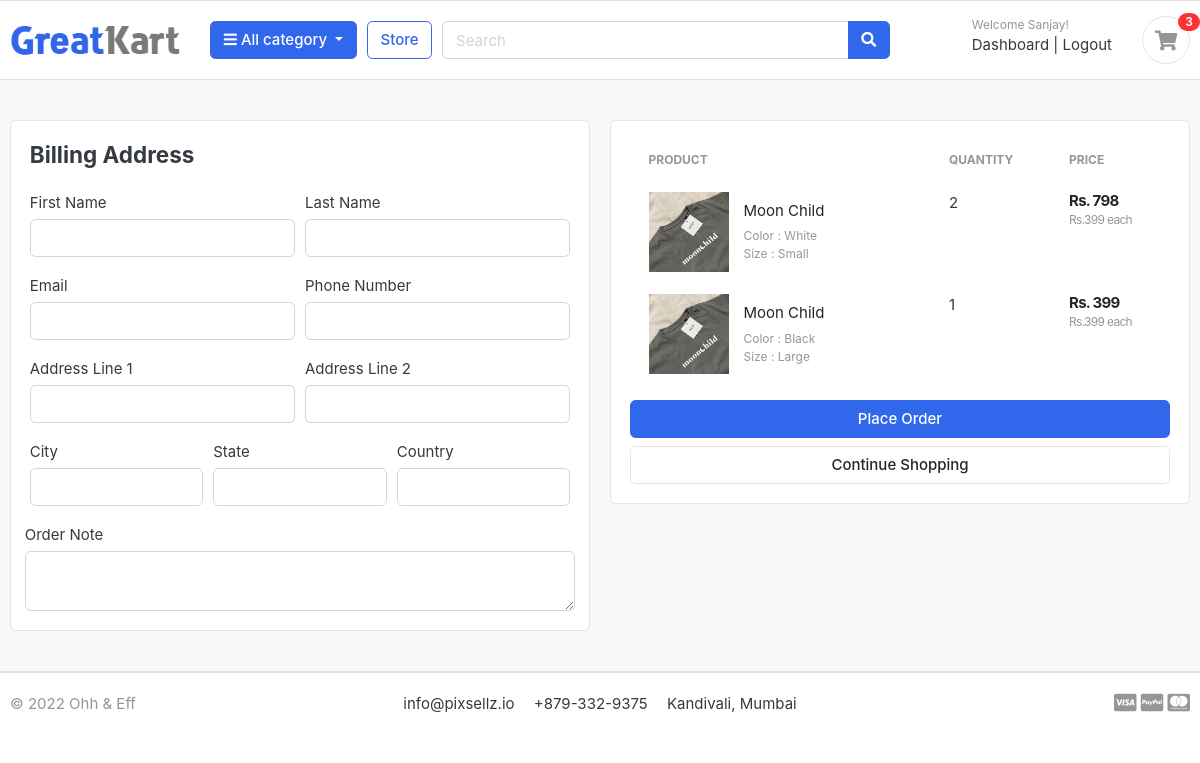
Before: /cart/checkout/ (signed in) with the older database file.
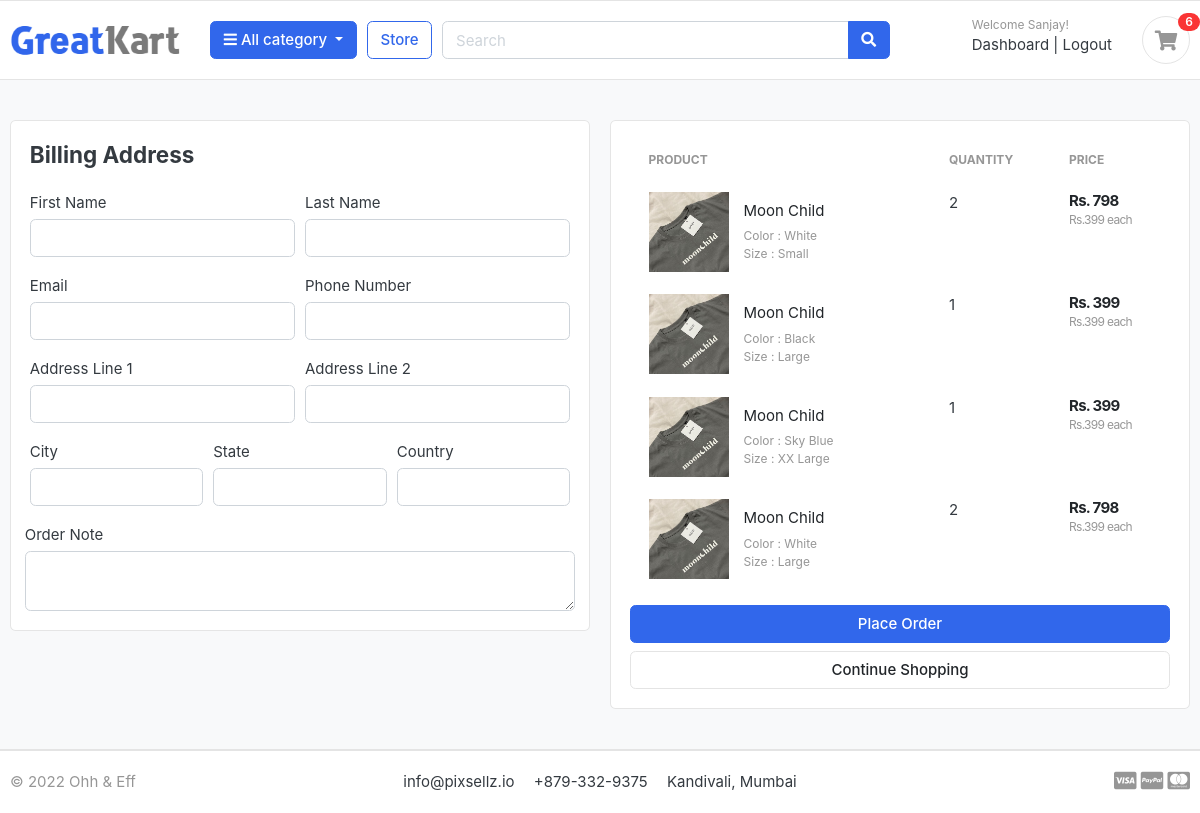
After: the same page with the newer database file.
### carts/models.py (models this page shows, shortened)
class CartItem(models.Model):
    user = models.ForeignKey(Account, on_delete=models.CASCADE, null=True)
    product = models.ForeignKey(Product, on_delete=models.CASCADE)
    variations = models.ManyToManyField(Variation, blank=True)
    cart = models.ForeignKey(Cart, on_delete=models.CASCADE, null=True)
    quantity = models.IntegerField()
    is_active = models.BooleanField(default=True)
    def sub_total(self):
        return self.product.price * self.quantity

### store/models.py (models this page shows, shortened)
class Product(models.Model):
    product_name = models.CharField(max_length=200, unique=True)
    slug = models.SlugField(max_length=200, unique=True)
    product_description = models.TextField(max_length=200, blank=True)
    price = models.IntegerField()
    images = models.ImageField(upload_to = 'photos/products')
    stock = models.IntegerField()
    is_available = models.BooleanField(default=True)
    created_date = models.DateTimeField(auto_now_add=True)
    modified_date = models.DateTimeField(auto_now=True)
    category = models.ForeignKey(Category, on_delete=models.CASCADE)
    def get_url(self):
        return reverse('product_detail', args=[self.category.slug, self.slug])

class Variation(models.Model):
    product = models.ForeignKey(Product, on_delete=models.CASCADE)
    variation_category = models.CharField(max_length=100, choices=variation_category_choice)
    variation_value =models.CharField(max_length=100)
    is_active = models.BooleanField(default=True)
    created_date = models.DateTimeField(auto_now=True)
    objects = VariationManager()

### carts/views.py (the view)
# urls.py: path('checkout/', views.checkout, name='checkout')
@login_required(login_url='login')
def checkout(request, total = 0, quantity = 0,grand_total = 0, tax=0, cart_items = None):
    try:
        if request.user.is_authenticated:
            cart_items = CartItem.objects.filter(user=request.user, is_active=True)
        else:
            cart = Cart.objects.get(cart_id = _cart_id(request))
            cart_items = CartItem.objects.filter(cart=cart, is_active=True)
        for cart_item in cart_items:
            total += (cart_item.product.price * cart_item.quantity)
            quantity += cart_item.quantity
        tax = (5 *  total)/100
        grand_total = tax + total
    except ObjectDoesNotExist:
        pass
    context = {
        'total' : total,
        'quantity' : quantity,
        'cart_items' : cart_items,
        'grand_total' : grand_total,
        'tax' : tax
    }
    return render(request, 'store/checkout.html', context=context)

### carts/context_processors.py (called while the page is built)
def counter(request, cart_count = 0):
    if 'admin' in request.path:
        return {}
    else:
        try:
            cart = Cart.objects.filter(cart_id = _cart_id(request))
            if request.user.is_authenticated:
                cart_items = CartItem.objects.all().filter(user=request.user)
            else:
                cart_items = CartItem.objects.all().filter(cart=cart[:1])
            for cart_item in cart_items:
                cart_count += cart_item.quantity
        except Cart.DoesNotExist:
            cart_count = 0
    return dict(cart_count=cart_count)

### carts/views.py (called while the page is built)
def _cart_id(request):
    cart = request.session.session_key
    if not cart:
        cart = request.session.create()
    return cart

### category/context_processors.py (called while the page is built)
def menu_links(request):
    links = Category.objects.all()
    return dict(links = links)

### category/models.py (called while the page is built)
    def get_url(self):
        return reverse('products_by_category', args=[self.slug])

### templates/store/checkout.html (shortened to what the changed rows need)
{% extends 'base.html' %}
{% load static %}
{% block content %}
<section class="section-content padding-y bg">
    <div class="container">
    <div class="row">
        <aside class="col-lg-6">
            <div class="card">
            <div class="card-body">
                <table class="table table-borderless table-shopping-cart">
                    <thead class="text-muted">
                    <tr class="small text-uppercase">
                      <th scope="col">Product</th>
                      <th scope="col" width="120">Quantity</th>
                      <th scope="col" width="120">Price</th>
                    </tr>
                    </thead>
                    <tbody>
                    {% for cart_item in cart_items %}
                    <tr>
                        <td>
                            <figure class="itemside align-items-center">
                                <div class="aside"><img src="{{cart_item.product.images.url}}" class="img-sm"></div>
                                <figcaption class="info">
                                    <a href="{{ cart_item.product.get_url }}" class="title text-dark">{{cart_item.product.product_name | capfirst}}</a>
                                    <p class="text-muted small">
                                        {% if cart_item.variations.all %}
                                            {% for item in cart_item.variations.all %}
                                                {{ item.variation_category | capfirst }} : {{ item.variation_value | capfirst }} <br>
                                            {% endfor %}
                                        {% endif %}
                                    </p>
                                </figcaption>
                            </figure>
                        </td>
                        <td>
                            <label for="">{{cart_item.quantity}}</label>
                        </td>
                        <td>
                            <div class="price-wrap">
                                <var class="price">Rs. {{ cart_item.sub_total }}</var>
                                <small class="text-muted">Rs.{{cart_item.product.price}} each </small>
                            </div>
                        </td>
                    </tr>
                    {% endfor %}
                    </tbody>
                    </table>
            </div>
            </div>
    </aside>
    </div>
    </div>
    </section>
{% endblock %}

### templates/includes/navbar.html (shortened to what this page needs)
{% load static %}
<header class="section-header">
    <section class="header-main border-bottom">
        <div class="container">
    <div class="row align-items-center">
        <div class="col-lg-2 col-md-3 col-6">
            <a href="/" class="brand-wrap">
                <img class="logo" src="{%static './images/logo.png'%}">
            </a>
        </div>
        <div class="col-lg col-sm col-md col-6 flex-grow-0">
            <div class="category-wrap dropdown d-inline-block float-right">
                <button type="button" class="btn btn-primary dropdown-toggle" data-toggle="dropdown">
                    <i class="fa fa-bars"></i> All category
                </button>
            </div>
        </div>
        <a href="{% url 'store' %}" class="btn btn-outline-primary">Store</a>
        <div class="col-lg  col-md-6 col-sm-12 col">
            <form action="{% url 'search' %}" class="search" method='GET'>
                <div class="input-group w-100">
                    <input type="text" class="form-control" style="width:60%;" placeholder="Search" name="keyword">
                    <div class="input-group-append">
                      <button class="btn btn-primary" type="submit">
                        <i class="fa fa-search"></i>
                      </button>
                    </div>
                </div>
            </form>
        </div>
        <div class="col-lg-3 col-sm-6 col-8 order-2 order-lg-3">
                    <div class="d-flex justify-content-end mb-3 mb-lg-0">
                        {% if user.id is None %}
                            <div class="widget-header">
                                <small class="title text-muted">Welcome guest!</small>
                                <div>
                                    <a href="{% url 'login' %}">Sign in</a> <span class="dark-transp"> | </span>
                                    <a href="{% url 'register' %}"> Register</a>
                                </div>
                            </div>
                        {% else %}
                            <div class="widget-header">
                                <small class="title text-muted">Welcome {{user.first_name | capfirst}}!</small>
                                <div>
                                    <a href="{% url 'dashboard' %}">Dashboard</a> <span class="dark-transp"> | </span>
                                    <a href="{% url 'logout' %}"> Logout</a>
                                </div>
                            </div>
                        {% endif %}
                        <a href="{% url 'cart' %}" class="widget-header pl-3 ml-3">
                            <div class="icon icon-sm rounded-circle border"><i class="fa fa-shopping-cart"></i></div>
                            <span class="badge badge-pill badge-danger notify">{{cart_count}}</span>
                        </a>
                    </div>
                </div>
    </div>
        </div>
    </section>
    </header>

Changed rows visible on the page:
added CartItem: product.images (picture), product.product_name "Moon Child", quantity "1", sub_total "399", product.price "399"
now on this page (row unchanged): Variation: variation_category "Color", variation_value "Sky Blue", shown under "Moon Child"
now on this page (row unchanged): Variation: variation_category "Size", variation_value "XX Large", shown under "Moon Child"
added CartItem: product.images (picture), product.product_name "Moon Child", quantity "2", sub_total "798", product.price "399", Variation (variation_category "Color", variation_value "White"), Variation (variation_category "Size", variation_value "Large")
Other visible differences:
{{ cart_count }}: "3" → "6"
